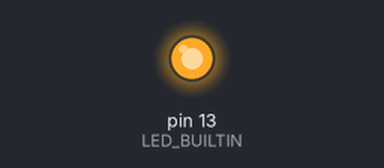
Simulated run of this sketch. Board: Arduino Uno, built with avr-gcc and run on an emulated ATmega328P. Parts: output pins drawn as LEDs (lit = HIGH).

Above: at 1.0 s.
At 4.0 s:
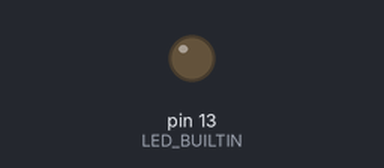
Timing chart, 0 to 7.8 s (numbered marks = the images above):
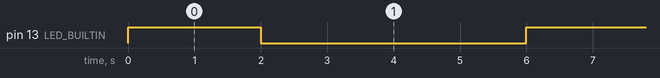

The sketch:

TWW_LED_Blink-1.ino
```cpp
// Programmer: Wayne Wall
// Description: Blink an LED

const int LedPin = LED_BUILTIN; // GPIO pin LED connected to.

const int LedOnState = HIGH;    // GPIO state which turns LED on.
const int LedOffState = LOW;    // GPIO state which turns LED off.

//-------------------------------------------------------------
// "setup" is called first after power up or reset.

void setup()
{
  SetupLed(LedPin);
}

//-------------------------------------------------------------
// "loop" is called repeatedly until power off or reset.

void loop()
{
  // LED on/off times (in milliseconds)

  static const int ON_TIME = 2000;
  static const int OFF_TIME = 4000;

  SetLedOn(LedPin, ON_TIME);
  SetLedOff(LedPin, OFF_TIME);
}

//-------------------------------------------------------------
// Routine to turn the LED on (i.e., emit light)
// then wait a specified number of milliseconds.

void SetLedOn(int ledPin, size_t waitTime)
{
  SetOutputState(ledPin, LedOnState);
  WaitMillis(waitTime);
}

//-------------------------------------------------------------
// Routine to turn the LED off (i.e., no light emitted)
// then wait a specified number of milliseconds.

void SetLedOff(int ledPin, size_t waitTime)
{
  SetOutputState(ledPin, LedOffState);
  WaitMillis(waitTime);
}

//-------------------------------------------------------------
// Set the state (HIGH/LOW) of a digital output pin.

void SetOutputState(int pin, int state)
{
  digitalWrite(pin, state);
}

//-------------------------------------------------------------
// Initialize the LED GPIO pin.

void SetupLed(int ledPin)
{
  pinMode(ledPin, OUTPUT);    // LED is an output device.
  SetLedOff(ledPin, 0);       // Make sure LED is in the "off" state.
}

//-------------------------------------------------------------
// Wait a specified number of milliseconds.

void WaitMillis(int waitTime)
{
  // Don't pass 0 to "delay" function, as there's no guarantee
  // it won't do something weird.

  if ( waitTime > 0 )
  {
    delay(waitTime);
  }
}
```

Measured:
- by itself, pin 13 (LED_BUILTIN): alternates HIGH for 2.0 s and LOW for 4.0 s
